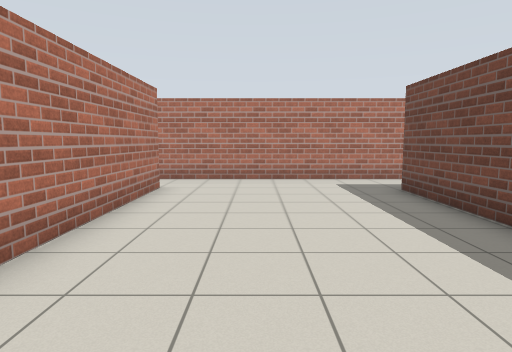
View 1 (above)

13 first-person views from a walk through a robot-simulator world made for Gazebo. The camera is 1.2 m above the floor, tilts 6° down and sees 75° across. The floor is counted in squares, 1 m on a side. Each view is taken from the middle of a square. On the plan, view 1 faces up. The plan holds only what a view shows up to about 13 squares ahead; the rest is blank.

View 2
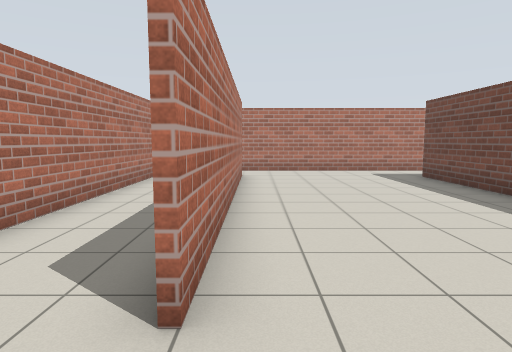

View 3
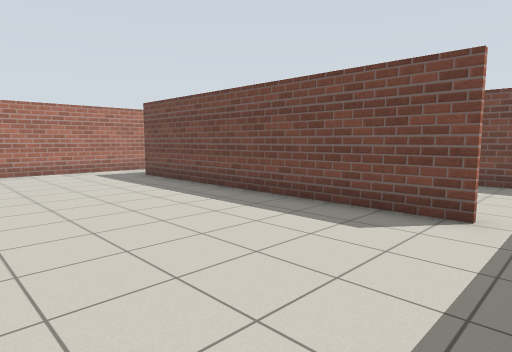

View 4
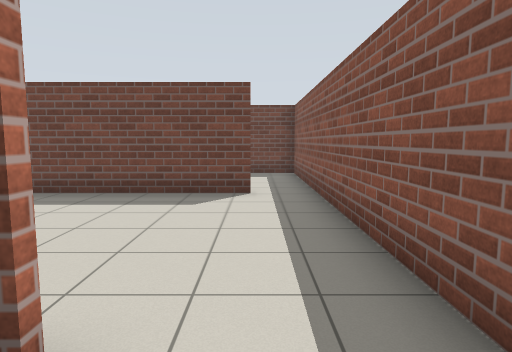

View 5
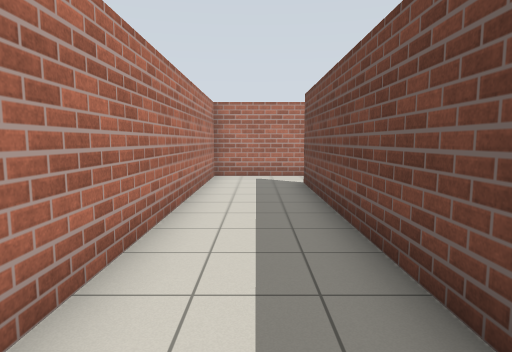

View 6
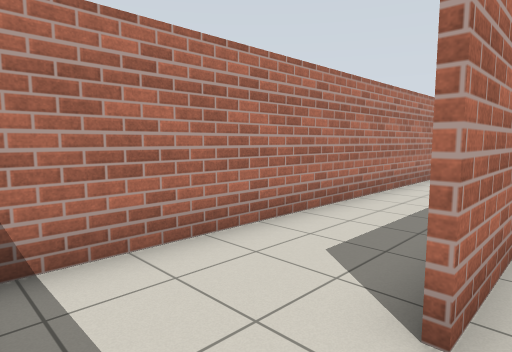

View 7
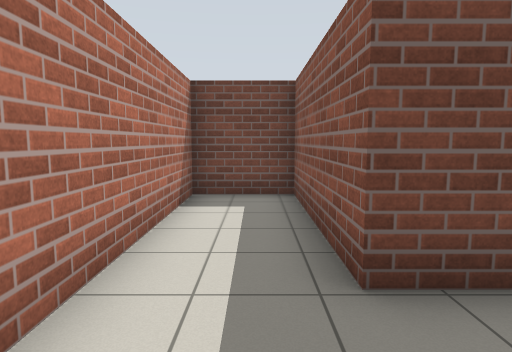

View 8
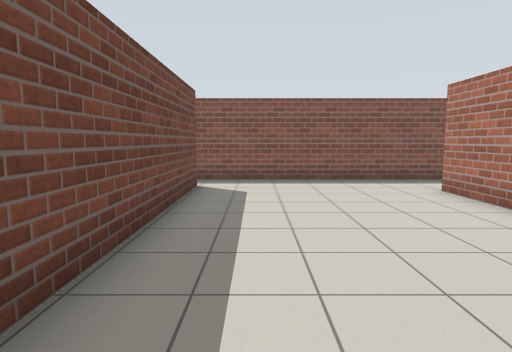

View 9
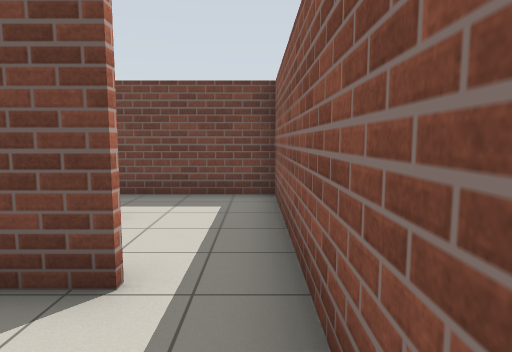

View 10
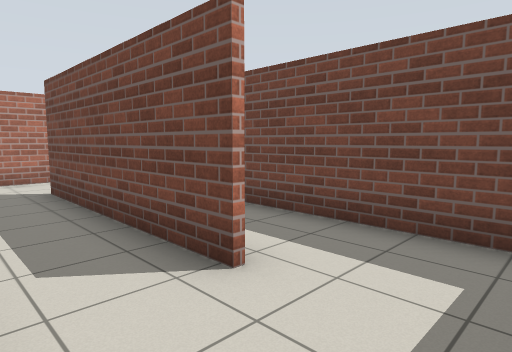

View 11
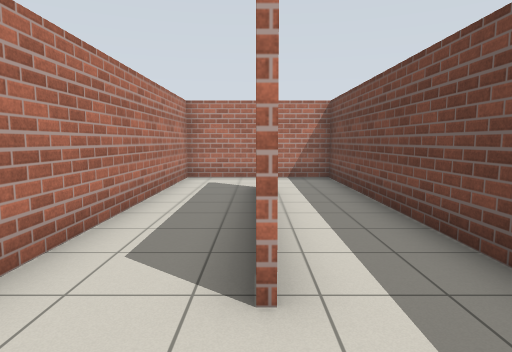

View 12
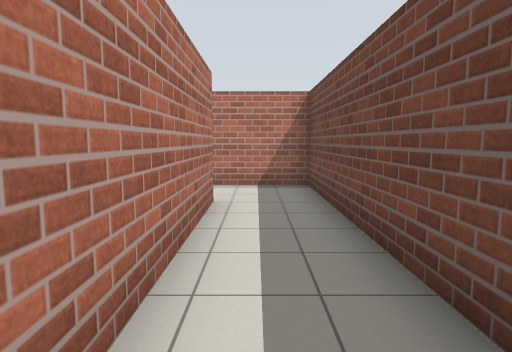

View 13
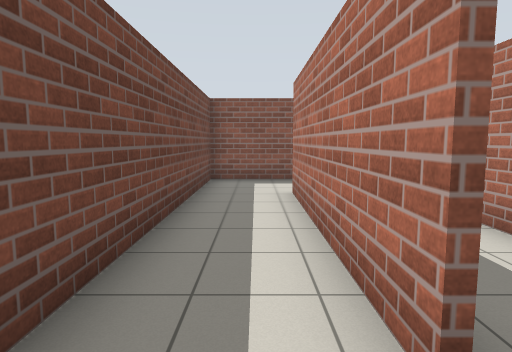

### Floor plan
Points are (right, up) in squares from view 1. A wall is a line through its corners. A room is listed if a view was taken in it or the views show most of it. See-through windows are left out.
Room 1 (views 1, 2, 3, 4, 5, 6, 7, 8, 9, 10)
walls: (-2.6, 0.6) (-2.6, 8.6); (-2.5, 8.6) (-2.5, -1); (3.6, -2) (3.6, 8.1) (8.4, 8.1) (8.4, 10.4) (-5.4, 10.4) (-5.4, -2.6); (-3.9, -3.4) (4.5, -3.4)
ways out: opening at (4, -2.5) to room 2
Room 2 (views 11, 12, 13)
walls: (6, -0.8) (6, 5.6); (6.2, 5.6) (6.2, -0.8); (4.5, -3.4) (8.4, -3.4) (8.4, 8) (3.7, 8) (3.7, -0.3)
ways out: opening at (4, -2.5) to room 1

Where each view was taken, in squares from view 1:
view 1: 0 up, 0 right, facing up
view 2: 3 down, 2 left, facing up
view 3: 3 down, 2 left, facing up-right
view 4: 2 down, 4 left, facing right
view 5: 1 down, 4 left, facing up
view 6: 3 down, 2 left, facing up-left
view 7: 9 up, 1 right, facing right
view 8: 7 up, 2 right, facing down
view 9: 3 down, 1 right, facing right
view 10: 3 down, 4 right, facing up-right
view 11: 3 down, 6 right, facing up
view 12: 1 down, 7 right, facing up
view 13: 7 up, 7 right, facing down
